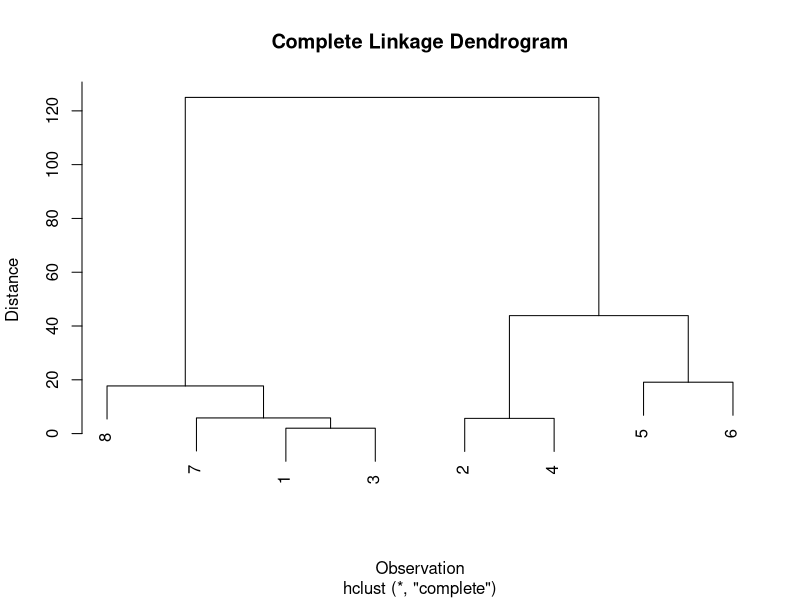

R code for this plot:
## ---- chunk 1
knitr::opts_chunk$set(echo = TRUE)
## ---- chunk 2
weight.kg <- c(15,49,13,45,85,66,12,10)
height.cm <- c(95,156,95,160,178,176,90,78)

data <- matrix(cbind(weight.kg, height.cm), nrow = 8)
dimnames(data)[[2]] <- c("weight.kg", "height.cm")
data
## ---- chunk 3
dist <- dist(data, diag = TRUE)
round(dist, 3)
## ---- chunk 4
min(as.dist(dist)[as.dist(dist) != 0])  # 2
## ---- chunk 5
old.dist <- as.matrix(dist)
new.dist <- as.matrix(dist)

# Merge (1,3)
new.dist[1,3] <- new.dist[3,1] <- 0

# Update distances using max rule
for (i in 1:8) {
  new.dist[1,i] <- new.dist[i,1] <- max(old.dist[1,i], old.dist[3,i])
  new.dist[3,i] <- new.dist[i,3] <- max(old.dist[1,i], old.dist[3,i])
}

# Check matrix symmetry
all.equal(new.dist, t(new.dist))
round(as.dist(new.dist), 3)
## ---- chunk 6
min(as.dist(new.dist)[as.dist(new.dist) != 0])  # 5.657
## ---- chunk 7
new.dist2 <- new.dist
new.dist2[2,4] <- new.dist2[4,2] <- 0

# Update distances for cluster (2,4)
for (i in 1:8) {
  new.dist2[2,i] <- new.dist2[i,2] <- 
    max(old.dist[2,i], old.dist[4,i])
  new.dist2[4,i] <- new.dist2[i,4] <- 
    max(old.dist[2,i], old.dist[4,i])
}

# Check symmetry and new distances
all.equal(new.dist2, t(new.dist2))
round(as.dist(new.dist2), 3)

# Identify next merge
min(as.dist(new.dist2)[as.dist(new.dist2) != 0])  # 5.831
## ---- chunk 8
new.dist3 <- new.dist2

# Merge cluster (1,3) with 7
new.dist3[1,7] <- new.dist3[7,1] <- new.dist3[3,7] <- new.dist3[7,3] <- 0

# Update distances using max rule
for (i in 1:8) {
  new.dist3[1,i] <- new.dist3[i,1] <-
    max(old.dist[1,i], old.dist[3,i], old.dist[7,i])
  new.dist3[3,i] <- new.dist3[i,3] <-
    max(old.dist[1,i], old.dist[3,i], old.dist[7,i])
  new.dist3[7,i] <- new.dist3[i,7] <-
    max(old.dist[1,i], old.dist[3,i], old.dist[7,i])
}

# Check matrix and display
all.equal(new.dist3, t(new.dist3))
round(as.dist(new.dist3), 3)

# Find next merge candidate
min(as.dist(new.dist3)[as.dist(new.dist3) != 0])  # 17.72
## ---- chunk 9
hclust.complete <- hclust(dist(data), method = "complete")
hclust.complete$height
## ---- chunk 10
plot(hclust.complete, main = "Complete Linkage Dendrogram",
     xlab = "Observation", ylab = "Distance")
